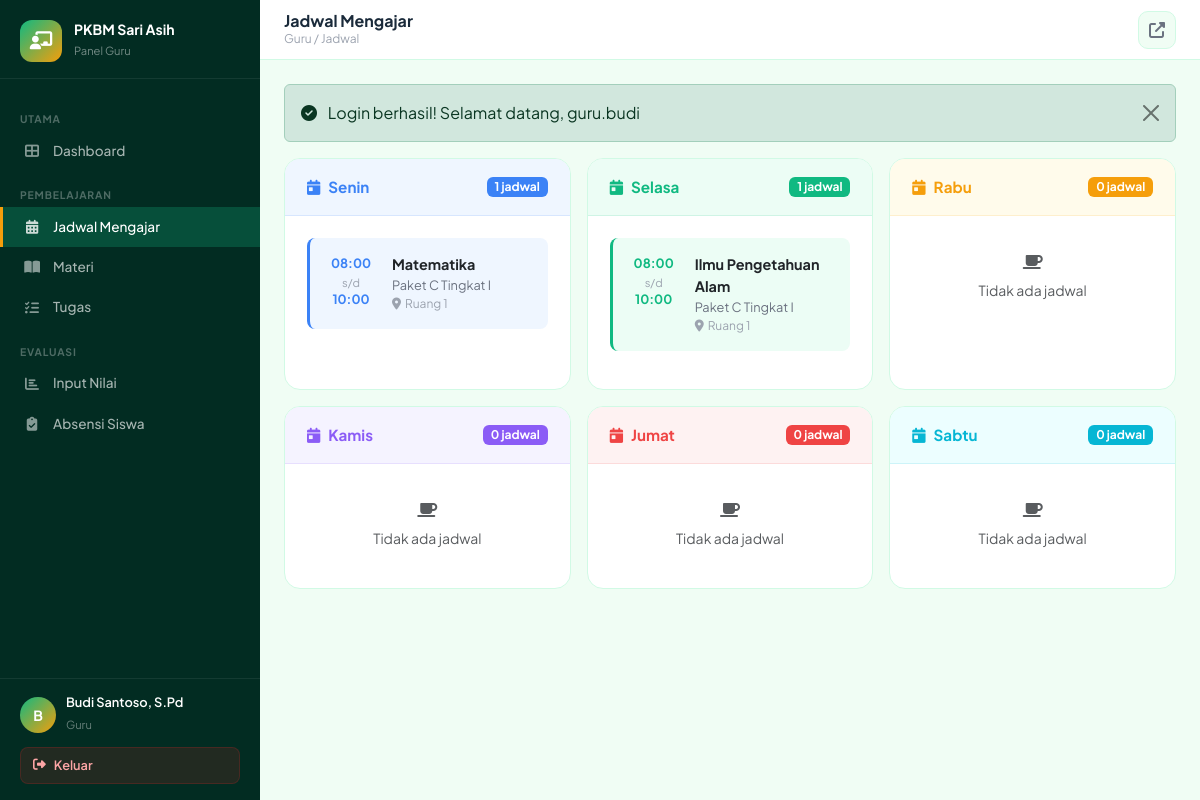
The app's page /index.php?page=guru_jadwal (signed in) with its own data.
### tables this page shows
CREATE TABLE `jadwal` (
  `id` int NOT NULL,
  `kelas_id` int NOT NULL,
  `mapel_id` int NOT NULL,
  `guru_id` int NOT NULL,
  `hari` enum('Senin','Selasa','Rabu','Kamis','Jumat','Sabtu') NOT NULL,
  `jam_mulai` time NOT NULL,
  `jam_selesai` time NOT NULL,
  `ruangan` varchar(50) DEFAULT NULL,
  `created_at` timestamp NULL DEFAULT CURRENT_TIMESTAMP
);

CREATE TABLE `mapel` (
  `id` int NOT NULL,
  `kode_mapel` varchar(10) NOT NULL,
  `nama_mapel` varchar(100) NOT NULL,
  `program` enum('Paket A','Paket B','Paket C','Semua') DEFAULT 'Semua',
  `deskripsi` text,
  `created_at` timestamp NULL DEFAULT CURRENT_TIMESTAMP
);

CREATE TABLE `kelas` (
  `id` int NOT NULL,
  `nama_kelas` varchar(50) NOT NULL,
  `program` enum('Paket A','Paket B','Paket C') NOT NULL,
  `tingkat` varchar(10) NOT NULL,
  `tahun_ajaran` varchar(10) NOT NULL,
  `wali_kelas` int DEFAULT NULL,
  `created_at` timestamp NULL DEFAULT CURRENT_TIMESTAMP
);

### app/controllers/guru/JadwalController.php (called while the page is built, shortened)
<?php
require_once __DIR__.'/../../../config/app.php';
class JadwalController {
    private $db; private $guruId;
    public function __construct() { $this->db=Database::getInstance(); $this->guruId=$_SESSION['profile_id']??0; }
    public function index() {
        $jadwal=$this->db->fetchAll("SELECT j.*,k.nama_kelas,m.nama_mapel FROM jadwal j JOIN kelas k ON j.kelas_id=k.id JOIN mapel m ON j.mapel_id=m.id WHERE j.guru_id=? ORDER BY FIELD(j.hari,'Senin','Selasa','Rabu','Kamis','Jumat','Sabtu'),j.jam_mulai",[$this->guruId]);
        require_once __DIR__.'/../../views/guru/jadwal/index.php';
    }
}

### app/views/guru/jadwal/index.php (the view)
<?php require_once __DIR__.'/../../layouts/guru_header.php';?>
<?php
$hariList=['Senin','Selasa','Rabu','Kamis','Jumat','Sabtu'];
$jadwalByHari=[];
foreach($jadwal as $j) $jadwalByHari[$j['hari']][]=$j;
$hariColors=['Senin'=>['#3b82f6','#eff6ff'],'Selasa'=>['#10b981','#ecfdf5'],'Rabu'=>['#f59e0b','#fffbeb'],'Kamis'=>['#8b5cf6','#f5f3ff'],'Jumat'=>['#ef4444','#fef2f2'],'Sabtu'=>['#06b6d4','#ecfeff']];
?>
<div class="row g-3">
<?php foreach($hariList as $hari):
    $items=$jadwalByHari[$hari]??[];
    $col=$hariColors[$hari]??['#6b7280','#f9fafb'];
?>
<div class="col-md-6 col-xl-4">
    <div class="card-custom h-100">
        <div class="card-header-custom" style="background:<?=$col[1]?>;border-bottom-color:<?=$col[0]?>22;">
            <h5 style="color:<?=$col[0]?>;"><i class="fas fa-calendar-day me-2"></i><?=$hari?></h5>
            <span class="badge" style="background:<?=$col[0]?>"><?=count($items)?> jadwal</span>
        </div>
        <div class="card-body-custom">
            <?php if(!empty($items)):?>
            <?php foreach($items as $j):?>
            <div class="d-flex gap-3 mb-3 p-3 rounded-3" style="background:<?=$col[1]?>;border-left:3px solid <?=$col[0]?>;">
                <div style="text-align:center;min-width:50px;">
                    <div style="font-size:.8rem;font-weight:700;color:<?=$col[0]?>"><?=substr($j['jam_mulai'],0,5)?></div>
                    <div style="font-size:.7rem;color:#9ca3af;">s/d</div>
                    <div style="font-size:.8rem;font-weight:700;color:<?=$col[0]?>"><?=substr($j['jam_selesai'],0,5)?></div>
                </div>
                <div>
                    <div style="font-weight:700;font-size:.9rem;"><?=htmlspecialchars($j['nama_mapel'])?></div>
                    <div style="font-size:.8rem;color:#6b7280;"><?=htmlspecialchars($j['nama_kelas'])?></div>
                    <?php if($j['ruangan']):?><div style="font-size:.75rem;color:#9ca3af;"><i class="fas fa-map-marker-alt me-1"></i><?=htmlspecialchars($j['ruangan'])?></div><?php endif;?>
                </div>
            </div>
            <?php endforeach;?>
            <?php else:?>
            <div class="text-center py-3 text-muted"><i class="fas fa-coffee d-block mb-2"></i><small>Tidak ada jadwal</small></div>
            <?php endif;?>
        </div>
    </div>
</div>
<?php endforeach;?>
</div>
<?php require_once __DIR__.'/../../layouts/guru_footer.php';?>

### app/views/layouts/guru_header.php (style rules this page uses)
:root { --sidebar-w: 260px; --primary: #065f46; --primary-light: #10b981; --accent: #f59e0b; --sidebar-bg: #022c22; --font: 'Plus Jakarta Sans', sans-serif; }
* { box-sizing: border-box; }
body { font-family: var(--font); background: #f0fdf4; margin: 0; }
.card-custom { background:white; border-radius:16px; border:1px solid #d1fae5; overflow:hidden; }
.card-header-custom { padding:18px 22px; border-bottom:1px solid #f0fdf4; display:flex; align-items:center; justify-content:space-between; }
.card-header-custom h5 { font-size:.95rem; font-weight:700; color:#1a2a3a; margin:0; }
.card-body-custom { padding:22px; }

### records on screen
jadwal: jam_mulai "08:00", jam_selesai "10:00", mapel.nama_mapel "Matematika", kelas.nama_kelas "Paket C Tingkat I", ruangan "Ruang 1"
jadwal: jam_mulai "08:00", jam_selesai "10:00", mapel.nama_mapel "Ilmu Pengetahuan Alam", kelas.nama_kelas "Paket C Tingkat I", ruangan "Ruang 1"

### other values on screen
substr($_SESSION['nama_lengkap']??'G',0,1) "B"
$_SESSION['nama_lengkap'] "Budi Santoso, S.Pd"
$pageTitle "Jadwal Mengajar"
$breadcrumb "Guru / Jadwal"
$message "Login berhasil! Selamat datang, guru.budi"
$hari "Senin"
count($items) "1"
$hari "Selasa"
$hari "Rabu"
count($items) "0"
$hari "Kamis"
$hari "Jumat"
$hari "Sabtu"
